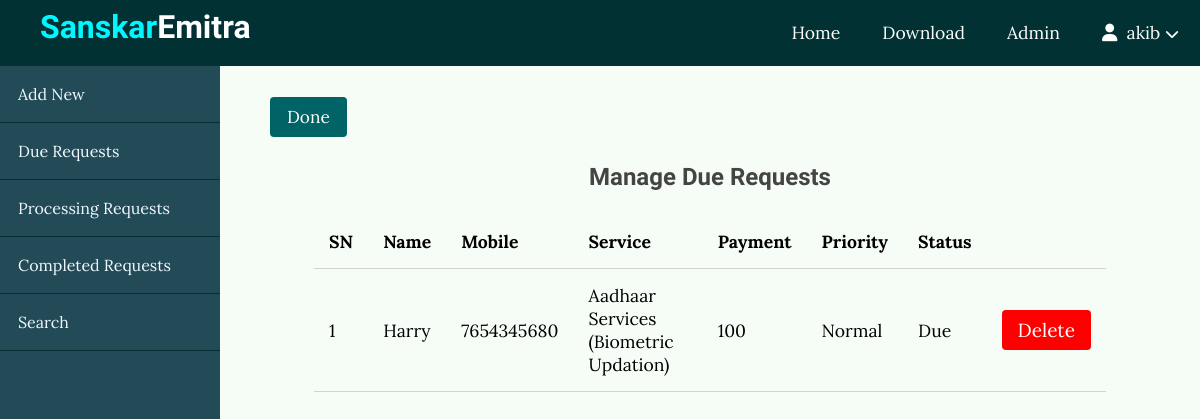
The app's page /customer/manage/due (signed in) with its own data.
### customer/models.py (models this page shows)
class CustomerRecord(models.Model):
    name = models.CharField(max_length=64)
    mobile = models.CharField(max_length=10)
    service = models.CharField(max_length=25)
    subservice = models.CharField(max_length=25)
    payment = models.IntegerField()
    advance = models.IntegerField(default=0)
    priority = models.CharField(max_length=6)
    status = models.CharField(max_length=10, default='Due')
    date = models.DateField(auto_now_add=True, blank=False)

### customer/views.py (the view)
# urls.py: path('manage/due', views.manage_due_view, name='manage_due'),
@login_required(login_url="emitr:login")
def manage_due_view(request):
    if request.method == "POST" and "remove" in request.POST:
        CustomerRecord.objects.get(pk=request.POST["remove"]).delete()
        messages.info(request, 'Successfully Deleted Record!')
        return HttpResponseRedirect(reverse("customer:manage_due"))
    return render(request, 'customer/manage_due.html', {
        'records': CustomerRecord.objects.filter(status='Due').order_by('-date')
    })

### customer/templates/customer/manage_due.html (shortened to what this page needs)
{% extends 'customer/layout.html' %}
{% block main %}
    <div class="admin-content">
        <div class="button-group">
            <a href="{% url 'customer:index' %}" class="btn">Done</a>
        </div>
        <div class="content">
            <h2 class="page-title">Manage Due Requests</h2>
            <table>
                <thead>
                    <th>SN</th>
                    <th>Name</th>
                    <th>Mobile</th>
                    <th>Service</th>
                    <th>Payment</th>
                    <th>Priority</th>
                    <th>Status</th>
                    <th colspan="1"></th>
                </thead>
                <tbody>
                    {% for record in records %}
                    <tr>
                        <td>{{ forloop.counter }}</td>
                        <td>{{ record.name }}</td>
                        <td>{{ record.mobile }}</td>
                        <td>{{ record.service }} ({{ record.subservice }})</td>
                        <td>{{ record.payment }}</td>
                        <td>{{ record.priority }}</td>
                        <td>{{ record.status }}</td>
                        <td>
                            <form action="{% url 'customer:manage_due' %}" method="POST" onsubmit="return confirm('Are you sure?');">
                                <button value="{{ record.id }}" name="remove" type="submit" class="btn-delete">Delete</button>
                            </form>
                        </td>
                    </tr>
                    {% endfor %}
                </tbody>
            </table>
        </div>
    </div>
{% endblock %}

### customer/templates/customer/layout.html (shortened to what this page needs)
<!DOCTYPE html>
<html lang="en">
<head>
    {% load static %}
    <link href="{% static 'css/style.css' %}" rel="stylesheet">
    <link href="{% static 'css/admin.css' %}" rel="stylesheet">
</head>
<body>
    <header>
        <div class="logo">
            <h1 class="logo-text"><a href="{% url 'emitr:index' %}"><span>Sanskar</span>Emitra</a></h1>
        </div>
        {% if request.user.is_authenticated %}
        <ul class="nav">
            <li><a href="{% url 'emitr:index' %}">Home</a></li>
            <li><a href="{% url 'customer:download' %}">Download</a></li>
            <li><a href="{% url 'admin:index' %}" target="_blank">Admin</a></li>
            <li onclick="dropdownFunction()">
                <div>
                    <i class="fas fa-user"></i>
                    &nbsp;{{ request.user }}
                    <i class="fas fa-chevron-down" style="font-size: .8em;"></i>
                </div>
            </li>
        </ul>
        {% endif %}
    </header>
    <div class="admin-wrapper">
        <div class="left-sidebar">
            <ul>
                <li id="new"><a href="{% url 'customer:create' %}">Add New</a></li>
                <li id="Due"><a href="{% url 'customer:index' %}">Due Requests</a></li>
                <li id="Processing"><a href="{% url 'customer:processing' %}">Processing Requests</a></li>
                <li id="Done"><a href="{% url 'customer:completed' %}">Completed Requests</a></li>
                <li id="search"><a href="{% url 'customer:search' %}">Search</a></li>
            </ul>
        </div>
        {% block main %}{% endblock %}
    </div>
</body>
</html>

### static/css/style.css (style rules this page uses)
* { box-sizing: border-box; }
html, body { height: 100%; padding: 0px; margin: 0px; background: #f6fcf6; font-family: 'Lora', serif; }
h1, h2,h3, h4, h5, h6 { font-family: 'Candal', serif; color: #444; margin: 5px; }
a { text-decoration: none; color: inherit; }
.btn { padding: 0.5rem 1rem; background: #006366; color: white; border: 1px solid transparent; border-radius: .25rem; font-size: 1.08em; font-family: 'Lora', serif; }
table { width: 100%; border-collapse: collapse; font-size: 1.1rem; }
th, td { padding: 15px; text-align: left; border-bottom: 1px solid lightgrey; }
header { background: #008489; height: 66px; }
header * { color: white; }
header .logo { float: left; height: inherit; margin-left: 2em; }
header .logo-text { margin: 8px; font-family: 'Candal', serif; }
header .logo-text span { color: #00f7ff; }
header ul { float: right; margin: 0px; padding: 0px; list-style: none; transition: 0.5s; }
header ul li { float: left; position: relative; }
header ul li a { display: block; padding: 21px; font-size: 1.1em; text-decoration: none; }
header ul li div { display: block; padding: 21px; font-size: 1.1em; cursor: pointer; }
.content { width: 90%; margin: 30px auto 30px; }

### static/css/admin.css (style rules this page uses)
header { background: #013133; }
.admin-wrapper { height: calc(100% - 60px); display: flex; }
.admin-wrapper .left-sidebar { flex: 2; height: 100%; background: #234a57; }
.admin-wrapper .left-sidebar ul { list-style: none; margin: 0px; padding: 0px; color: aliceblue; }
.admin-wrapper .left-sidebar ul li { padding: 18px; display: block; border-bottom: 1px solid #013133; }
.admin-wrapper .admin-content { flex: 8; height: 100%; padding: 40px 50px 50px; overflow-y: scroll; }
.admin-wrapper .admin-content .content { overflow: auto; }
.admin-wrapper .admin-content .page-title { text-align: center; margin-bottom: 1.5rem; }
.btn-delete { padding: 0.5rem 1rem; background: red; color: white; border: none; border-radius: .25rem; font-size: 1.08em; font-family: 'Lora', serif; }

### records on screen
CustomerRecord: name "Harry", mobile "7654345680", service "Aadhaar Services", subservice "Biometric Updation", payment "100", priority "Normal", status "Due", {{ record.id }} 7 (drawn)

### other values on screen
{{ request.user }} "akib"
